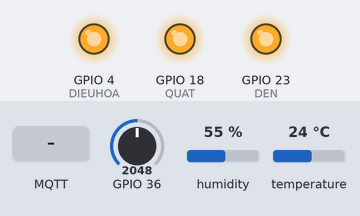
The sketch below on a simulated ESP32. Parts: output pins drawn as LEDs (lit = HIGH). The test bench sets the inputs (shaded band); at power-on: GPIO 36 = 2048, humidity 55 %, temperature 24 °C. WiFi joins after 1.5 s; servers stay silent unless stated; no MQTT or app messages arrive unless stated; what the sketch prints to the serial monitor is not drawn.

Above: at 2.7 s.
2.8 s: MQTT message "ON" arrives on the first subscribed topic
At 3.5 s:
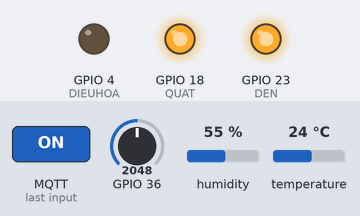
4.3 s: MQTT message "ON" arrives on the second subscribed topic
At 4.6 s:
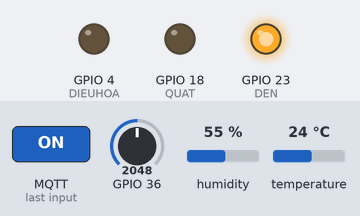
5.8 s: MQTT message "esp32/dieuhoa" arrives on the first subscribed topic
At 7.0 s:
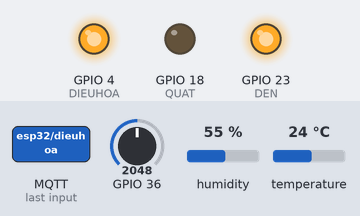
7.3 s: MQTT message "ON" arrives on the third subscribed topic
At 8.1 s:
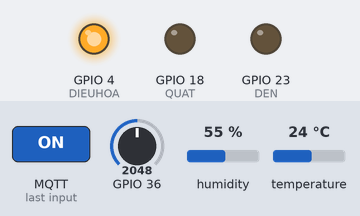
8.8 s: MQTT message "esp32/dieuhoa" arrives on the second subscribed topic
At 9.3 s:
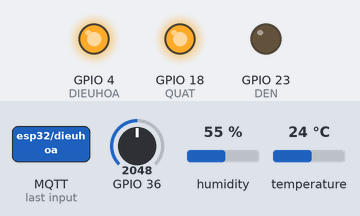
10.3 s: MQTT message "ON" arrives on the first subscribed topic
At 11.7 s:
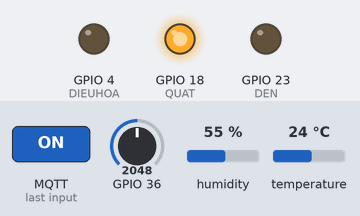
Timing chart, 0 to 12.8 s (numbered marks = the images above; inputs shaded):
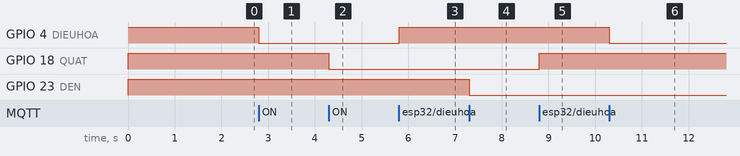

The sketch:

Code.ino
```cpp
#include <WiFi.h>
#include <PubSubClient.h>
#include <DHT.h>
#include <Wire.h>

// ================= WiFi =================
const char* ssid = "Neb Neee";
const char* password = "012345678";

// ================= MQTT (Mosquitto local) =================
const char* mqtt_server = "192.168.231.228";
const int mqtt_port = 1883;


const char* mqtt_user = "admin123";
const char* mqtt_pass = "12345678Az";

WiFiClient espClient;
PubSubClient client(espClient);

// ================= DHT + IO =================
#define DHTPIN 25
#define DIEUHOA 4
#define QUAT 18
#define DEN 23
// #define Tivi 19
#define DHTTYPE DHT11

DHT dht(DHTPIN, DHTTYPE);

long lastMsg = 0;

void setup() {
  Serial.begin(115200);
  Wire.begin();
  dht.begin();

  pinMode(DIEUHOA, OUTPUT);
  pinMode(QUAT, OUTPUT);
  pinMode(DEN, OUTPUT);
  // pinMode(Tivi, OUTPUT);

  digitalWrite(DIEUHOA, HIGH);
  digitalWrite(QUAT, HIGH);
  digitalWrite(DEN, HIGH);
  // digitalWrite(Tivi, HIGH);

  setup_wifi();

  client.setServer(mqtt_server, mqtt_port);
  client.setCallback(callback);
}

void setup_wifi() {
  delay(10);
  Serial.println();
  Serial.print("Đang kết nối WiFi: ");
  Serial.println(ssid);

  WiFi.begin(ssid, password);

  while (WiFi.status() != WL_CONNECTED) {
    delay(500);
    Serial.print(".");
  }

  Serial.println("\nWiFi connected");
  Serial.print("IP Address ESP32: ");
  Serial.println(WiFi.localIP());
}

void reconnect() {
  while (!client.connected()) {
    Serial.print("Đang kết nối MQTT... ");

    if (client.connect("ESP32Client", mqtt_user, mqtt_pass)) {
      Serial.println("thành công!");
      client.subscribe("esp32/dieuhoa");
      client.subscribe("esp32/quat");
      client.subscribe("esp32/den");
      // client.subscribe("esp32/tivi");
      client.subscribe("esp32/turnall");
    } else {
      Serial.print("Thất bại, rc=");
      Serial.print(client.state());
      Serial.println(" thử lại sau 5s...");
      delay(5000);
    }
  }
}

void callback(char* topic, byte* payload, unsigned int length) {
  String message;
  for (int i = 0; i < length; i++) {
    message += (char)payload[i];
  }
  Serial.print("Message arrived [");
  Serial.print(topic);
  Serial.print("]: ");
  Serial.println(message);

  if (String(topic) == "esp32/dieuhoa") {
    digitalWrite(DIEUHOA, (message == "ON") ? LOW : HIGH);
    client.publish("esp32/dieuhoaStatus", (message == "ON") ? "ON" : "OFF");
  }

  if (String(topic) == "esp32/quat") {
    digitalWrite(QUAT, (message == "ON") ? LOW : HIGH);
    client.publish("esp32/quatStatus", (message == "ON") ? "ON" : "OFF");
  }

  if (String(topic) == "esp32/den") {
    digitalWrite(DEN, (message == "ON") ? LOW : HIGH);
    client.publish("esp32/denStatus", (message == "ON") ? "ON" : "OFF");
  }

  // if (String(topic) == "esp32/tivi") {
  //   digitalWrite(Tivi, (message == "ON") ? LOW : HIGH);
  //   client.publish("esp32/tiviStatus", (message == "ON") ? "ON" : "OFF");
  // }

  if (String(topic) == "esp32/turnall") {
    if (message == "ON") {
      digitalWrite(DEN, LOW);
      digitalWrite(DIEUHOA, LOW);
      digitalWrite(QUAT, LOW);
      // digitalWrite(Tivi, LOW);
    } else {
      digitalWrite(DEN, HIGH);
      digitalWrite(DIEUHOA, HIGH);
      digitalWrite(QUAT, HIGH);
      // digitalWrite(Tivi, HIGH);
    }
  }
}

void loop() {
  if (!client.connected()) {
    reconnect();
  }
  client.loop();

  long now = millis();
  if (now - lastMsg > 2000) {
    lastMsg = now;

    float h = dht.readHumidity();
    float t = dht.readTemperature();
    float temF = dht.readTemperature(true);

    if (isnan(h) || isnan(t)) {
      Serial.println("Lỗi đọc DHT!");
      return;
    }

    int lightValue = analogRead(36);
    int lux = map(lightValue, 0, 4095, 1000, 0);
    lux = lux / 2;

    String dataString = "Temperature: " + String(t) + " *C, " +
                        "Humidity: " + String(h) + " %, " +
                        "Light: " + String(lux) + " LUX.";

    client.publish("esp32/datasensor", dataString.c_str());
    Serial.println("Gửi dữ liệu: " + dataString);
  }
}
```

Measured:
- after the input at 2.8 s, GPIO 4 (DIEUHOA): HIGH → LOW at once
- after the input at 4.3 s, GPIO 18 (QUAT): HIGH → LOW at once
- after the input at 5.8 s, GPIO 4 (DIEUHOA): LOW → HIGH at once
- after the input at 7.3 s, GPIO 23 (DEN): HIGH → LOW at once
- after the input at 8.8 s, GPIO 18 (QUAT): LOW → HIGH at once
- after the input at 10.3 s, GPIO 4 (DIEUHOA): HIGH → LOW at once
